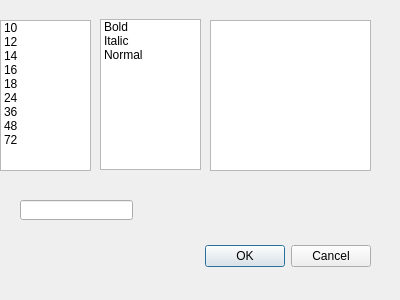
<?xml version="1.0" encoding="UTF-8"?>
<ui version="4.0">
 <class>font</class>
 <widget class="QDialog" name="font">
  <property name="geometry">
   <rect>
    <x>0</x>
    <y>0</y>
    <width>400</width>
    <height>300</height>
   </rect>
  </property>
  <property name="windowTitle">
   <string>Dialog</string>
  </property>
  <widget class="QDialogButtonBox" name="buttonBox">
   <property name="geometry">
    <rect>
     <x>30</x>
     <y>240</y>
     <width>341</width>
     <height>32</height>
    </rect>
   </property>
   <property name="orientation">
    <enum>Qt::Horizontal</enum>
   </property>
   <property name="standardButtons">
    <set>QDialogButtonBox::Cancel|QDialogButtonBox::Ok</set>
   </property>
  </widget>
  <widget class="QWidget" name="horizontalLayoutWidget">
   <property name="geometry">
    <rect>
     <x>0</x>
     <y>20</y>
     <width>91</width>
     <height>151</height>
    </rect>
   </property>
   <layout class="QHBoxLayout" name="horizontalLayout_2">
    <item>
     <widget class="QListWidget" name="listWidget">
      <item>
       <property name="text">
        <string>10</string>
       </property>
      </item>
      <item>
       <property name="text">
        <string>12</string>
       </property>
      </item>
      <item>
       <property name="text">
        <string>14</string>
       </property>
      </item>
      <item>
       <property name="text">
        <string>16</string>
       </property>
      </item>
      <item>
       <property name="text">
        <string>18</string>
       </property>
      </item>
      <item>
       <property name="text">
        <string>24</string>
       </property>
      </item>
      <item>
       <property name="text">
        <string>36</string>
       </property>
      </item>
      <item>
       <property name="text">
        <string>48</string>
       </property>
      </item>
      <item>
       <property name="text">
        <string>72</string>
       </property>
      </item>
     </widget>
    </item>
   </layout>
  </widget>
  <widget class="QWidget" name="horizontalLayoutWidget_2">
   <property name="geometry">
    <rect>
     <x>100</x>
     <y>19</y>
     <width>101</width>
     <height>151</height>
    </rect>
   </property>
   <layout class="QHBoxLayout" name="horizontalLayout_3">
    <item>
     <widget class="QListWidget" name="listWidget_2">
      <item>
       <property name="text">
        <string>Bold</string>
       </property>
      </item>
      <item>
       <property name="text">
        <string>Italic</string>
       </property>
      </item>
      <item>
       <property name="text">
        <string>Normal</string>
       </property>
      </item>
     </widget>
    </item>
   </layout>
  </widget>
  <widget class="QWidget" name="horizontalLayoutWidget_3">
   <property name="geometry">
    <rect>
     <x>210</x>
     <y>20</y>
     <width>161</width>
     <height>151</height>
    </rect>
   </property>
   <layout class="QHBoxLayout" name="horizontalLayout_4">
    <item>
     <widget class="QListWidget" name="listWidget_3"/>
    </item>
   </layout>
  </widget>
  <widget class="QLineEdit" name="lineEdit">
   <property name="geometry">
    <rect>
     <x>20</x>
     <y>200</y>
     <width>113</width>
     <height>20</height>
    </rect>
   </property>
  </widget>
 </widget>
 <resources/>
 <connections>
  <connection>
   <sender>buttonBox</sender>
   <signal>accepted()</signal>
   <receiver>font</receiver>
   <slot>accept()</slot>
   <hints>
    <hint type="sourcelabel">
     <x>248</x>
     <y>254</y>
    </hint>
    <hint type="destinationlabel">
     <x>157</x>
     <y>274</y>
    </hint>
   </hints>
  </connection>
  <connection>
   <sender>buttonBox</sender>
   <signal>rejected()</signal>
   <receiver>font</receiver>
   <slot>reject()</slot>
   <hints>
    <hint type="sourcelabel">
     <x>316</x>
     <y>260</y>
    </hint>
    <hint type="destinationlabel">
     <x>286</x>
     <y>274</y>
    </hint>
   </hints>
  </connection>
 </connections>
</ui>
